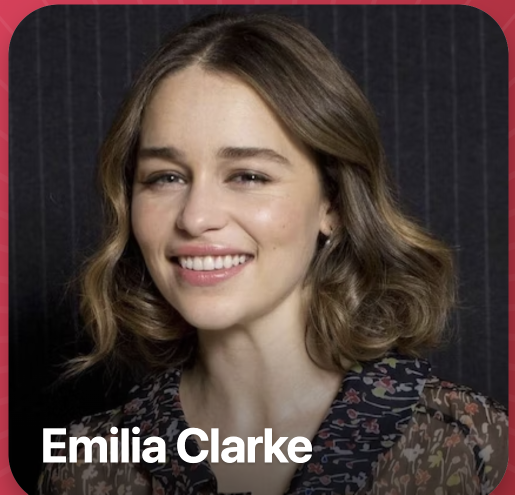
#> input picture learn/Emilia_Clarke.jpg, 1029 x 989 px, found by its file name (shown at 1/2 size); its folder holds only this picture in this run
$ python images_learn.py
#> lines starting #> are read from the running program, lines starting #| are printed output that depends on the picture
from PIL import Image
import os

# image.save("/Users/devansh/Folder_1/Code/Python/main_folder_python/learn/Emilia_Clarke2.png")

# image = Image.open("/Users/devansh/Folder_1/Code/Python/main_folder_python/learn/Emilia_Clarke.jpg")

# image.show()
if not os.path.exists("./learn/pngs_converted_from_jpg"):
    os.mkdir("./learn/pngs_converted_from_jpg")

if not os.path.exists("./learn/resize"):
    os.mkdir("./learn/resize")
size = (400,400)# has to be a tuple in this
for f in os.listdir("./learn"):# this . means current directory
    if f.endswith(".jpg") or f.endswith(".png"):
        # print(f)
        i = Image.open("./learn/"+f)
#> i is the input picture: PIL image 1029x989 RGBA; mean R, G, B, A 79.4, 64.2, 60, 255
        file_name, file_ext = f.split(".")# unpacking
        # print(file_name)
        i.thumbnail(size)
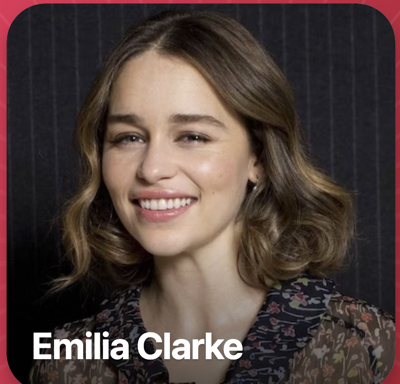
#> i: PIL image 400x384 RGBA; mean R, G, B, A 79.4, 64.2, 60, 255
        i.save("./learn/resize/{}_resized.{}".format(file_name,".png"))
    # print(f)
